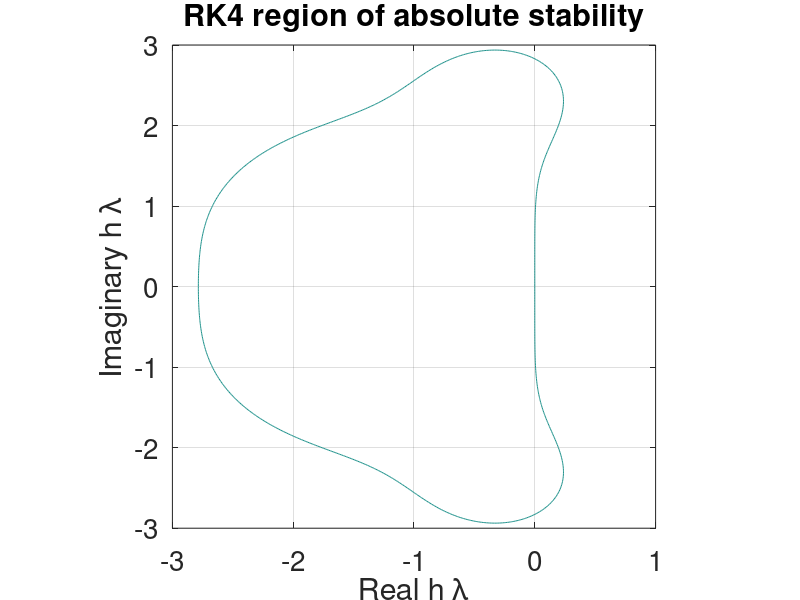

Reproduce this figure in MATLAB.
x0 = -3;
x1 = 1;
Nx = 301;
y0 = -3;
y1 = 3;
Ny = 301;
xv = linspace(x0,x1, Nx);
yv = linspace(y0,y1,Ny);
[x,y] = meshgrid(xv,yv);
z = x + 1i*y;
g = 1+z+0.5*z.^2+(1/6)*z.^3+(1/24)*z.^4;
gmag=abs(g);
contour(x,y,gmag,[1 1]);
axis([x0,x1,y0,y1]);
axis('square');
grid on
title('RK4 region of absolute stability','FontSize',14);
xlabel('Real h \lambda', 'FontSize',14);
ylabel('Imaginary h \lambda', 'FontSize',14);
%legend('show', 'FontSize',20);
set(gca,'FontSize',20);;
